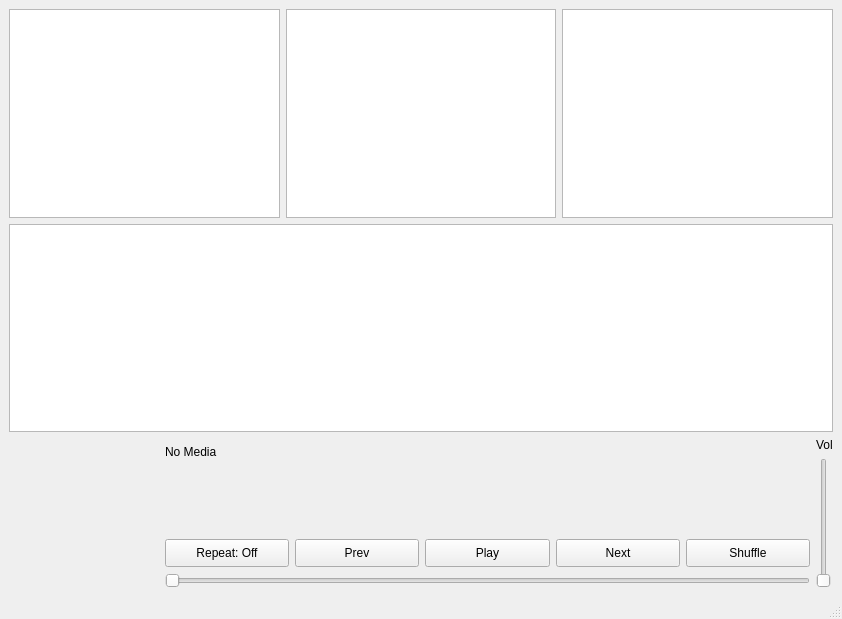
<?xml version="1.0" encoding="UTF-8"?>
<ui version="4.0">
 <class>MainWindow</class>
 <widget class="QMainWindow" name="MainWindow">
  <property name="geometry">
   <rect>
    <x>0</x>
    <y>0</y>
    <width>842</width>
    <height>619</height>
   </rect>
  </property>
  <property name="windowTitle">
   <string>MainWindow</string>
  </property>
  <widget class="QWidget" name="centralwidget">
   <layout class="QGridLayout" name="gridLayout">
    <item row="0" column="1">
     <widget class="QListView" name="Albums">
      <property name="sizePolicy">
       <sizepolicy hsizetype="Expanding" vsizetype="Expanding">
        <horstretch>0</horstretch>
        <verstretch>1</verstretch>
       </sizepolicy>
      </property>
      <property name="contextMenuPolicy">
       <enum>Qt::ContextMenuPolicy::ActionsContextMenu</enum>
      </property>
      <property name="isWrapping" stdset="0">
       <bool>false</bool>
      </property>
      <property name="layoutMode">
       <enum>QListView::LayoutMode::SinglePass</enum>
      </property>
      <property name="uniformItemSizes">
       <bool>false</bool>
      </property>
     </widget>
    </item>
    <item row="0" column="0">
     <widget class="QListView" name="Artists">
      <property name="sizePolicy">
       <sizepolicy hsizetype="Expanding" vsizetype="Expanding">
        <horstretch>0</horstretch>
        <verstretch>1</verstretch>
       </sizepolicy>
      </property>
      <property name="contextMenuPolicy">
       <enum>Qt::ContextMenuPolicy::ActionsContextMenu</enum>
      </property>
      <property name="selectionMode">
       <enum>QAbstractItemView::SelectionMode::SingleSelection</enum>
      </property>
     </widget>
    </item>
    <item row="2" column="0" colspan="3">
     <layout class="QHBoxLayout" name="nowPlaying">
      <property name="leftMargin">
       <number>0</number>
      </property>
      <item>
       <widget class="QLabel" name="infoArt">
        <property name="sizePolicy">
         <sizepolicy hsizetype="Fixed" vsizetype="Fixed">
          <horstretch>0</horstretch>
          <verstretch>0</verstretch>
         </sizepolicy>
        </property>
        <property name="minimumSize">
         <size>
          <width>150</width>
          <height>150</height>
         </size>
        </property>
        <property name="sizeIncrement">
         <size>
          <width>1</width>
          <height>0</height>
         </size>
        </property>
        <property name="text">
         <string/>
        </property>
        <property name="scaledContents">
         <bool>true</bool>
        </property>
       </widget>
      </item>
      <item>
       <layout class="QVBoxLayout" name="infoLabels">
        <item>
         <widget class="QLabel" name="infoTitle">
          <property name="text">
           <string>No Media</string>
          </property>
          <property name="textFormat">
           <enum>Qt::TextFormat::RichText</enum>
          </property>
          <property name="alignment">
           <set>Qt::AlignmentFlag::AlignLeading|Qt::AlignmentFlag::AlignLeft|Qt::AlignmentFlag::AlignVCenter</set>
          </property>
         </widget>
        </item>
        <item>
         <widget class="QLabel" name="infoAlbum">
          <property name="text">
           <string/>
          </property>
          <property name="alignment">
           <set>Qt::AlignmentFlag::AlignLeading|Qt::AlignmentFlag::AlignLeft|Qt::AlignmentFlag::AlignVCenter</set>
          </property>
         </widget>
        </item>
        <item>
         <widget class="QLabel" name="infoArtist">
          <property name="text">
           <string/>
          </property>
          <property name="alignment">
           <set>Qt::AlignmentFlag::AlignLeading|Qt::AlignmentFlag::AlignLeft|Qt::AlignmentFlag::AlignVCenter</set>
          </property>
         </widget>
        </item>
        <item>
         <layout class="QHBoxLayout" name="PlayerControls">
          <property name="topMargin">
           <number>0</number>
          </property>
          <item>
           <widget class="QPushButton" name="repeat">
            <property name="sizePolicy">
             <sizepolicy hsizetype="Minimum" vsizetype="Minimum">
              <horstretch>1</horstretch>
              <verstretch>0</verstretch>
             </sizepolicy>
            </property>
            <property name="styleSheet">
             <string notr="true"/>
            </property>
            <property name="text">
             <string>Repeat: Off</string>
            </property>
            <property name="iconSize">
             <size>
              <width>16</width>
              <height>16</height>
             </size>
            </property>
           </widget>
          </item>
          <item>
           <widget class="QPushButton" name="prevSong">
            <property name="sizePolicy">
             <sizepolicy hsizetype="Minimum" vsizetype="Minimum">
              <horstretch>1</horstretch>
              <verstretch>0</verstretch>
             </sizepolicy>
            </property>
            <property name="text">
             <string>Prev</string>
            </property>
           </widget>
          </item>
          <item>
           <widget class="QPushButton" name="playPause">
            <property name="sizePolicy">
             <sizepolicy hsizetype="Minimum" vsizetype="Minimum">
              <horstretch>1</horstretch>
              <verstretch>0</verstretch>
             </sizepolicy>
            </property>
            <property name="contextMenuPolicy">
             <enum>Qt::ContextMenuPolicy::CustomContextMenu</enum>
            </property>
            <property name="text">
             <string>Play</string>
            </property>
           </widget>
          </item>
          <item>
           <widget class="QPushButton" name="nextSong">
            <property name="sizePolicy">
             <sizepolicy hsizetype="Minimum" vsizetype="Minimum">
              <horstretch>1</horstretch>
              <verstretch>0</verstretch>
             </sizepolicy>
            </property>
            <property name="text">
             <string>Next</string>
            </property>
           </widget>
          </item>
          <item>
           <widget class="QPushButton" name="shuffle">
            <property name="sizePolicy">
             <sizepolicy hsizetype="Minimum" vsizetype="Minimum">
              <horstretch>1</horstretch>
              <verstretch>0</verstretch>
             </sizepolicy>
            </property>
            <property name="text">
             <string>Shuffle</string>
            </property>
           </widget>
          </item>
         </layout>
        </item>
        <item>
         <widget class="QSlider" name="infoProgress">
          <property name="orientation">
           <enum>Qt::Orientation::Horizontal</enum>
          </property>
         </widget>
        </item>
       </layout>
      </item>
      <item>
       <layout class="QVBoxLayout" name="verticalLayout_2">
        <property name="leftMargin">
         <number>0</number>
        </property>
        <item>
         <widget class="QLabel" name="volumeLabel">
          <property name="text">
           <string>Vol</string>
          </property>
         </widget>
        </item>
        <item>
         <widget class="QSlider" name="volumeSlider">
          <property name="orientation">
           <enum>Qt::Orientation::Vertical</enum>
          </property>
         </widget>
        </item>
       </layout>
      </item>
     </layout>
    </item>
    <item row="0" column="2">
     <widget class="QListView" name="Songs">
      <property name="sizePolicy">
       <sizepolicy hsizetype="Expanding" vsizetype="Expanding">
        <horstretch>0</horstretch>
        <verstretch>1</verstretch>
       </sizepolicy>
      </property>
      <property name="contextMenuPolicy">
       <enum>Qt::ContextMenuPolicy::ActionsContextMenu</enum>
      </property>
      <property name="selectionMode">
       <enum>QAbstractItemView::SelectionMode::ExtendedSelection</enum>
      </property>
     </widget>
    </item>
    <item row="1" column="0" colspan="3">
     <widget class="QListView" name="Playlist">
      <property name="sizePolicy">
       <sizepolicy hsizetype="Expanding" vsizetype="Expanding">
        <horstretch>1</horstretch>
        <verstretch>1</verstretch>
       </sizepolicy>
      </property>
      <property name="contextMenuPolicy">
       <enum>Qt::ContextMenuPolicy::ActionsContextMenu</enum>
      </property>
      <property name="editTriggers">
       <set>QAbstractItemView::EditTrigger::NoEditTriggers</set>
      </property>
      <property name="dragEnabled">
       <bool>false</bool>
      </property>
      <property name="dragDropMode">
       <enum>QAbstractItemView::DragDropMode::DragDrop</enum>
      </property>
      <property name="defaultDropAction">
       <enum>Qt::DropAction::MoveAction</enum>
      </property>
      <property name="selectionMode">
       <enum>QAbstractItemView::SelectionMode::ExtendedSelection</enum>
      </property>
      <property name="selectionBehavior">
       <enum>QAbstractItemView::SelectionBehavior::SelectItems</enum>
      </property>
      <property name="selectionRectVisible">
       <bool>false</bool>
      </property>
     </widget>
    </item>
   </layout>
  </widget>
  <widget class="QMenuBar" name="menubar">
   <property name="geometry">
    <rect>
     <x>0</x>
     <y>0</y>
     <width>842</width>
     <height>22</height>
    </rect>
   </property>
  </widget>
  <widget class="QStatusBar" name="statusbar"/>
 </widget>
 <resources/>
 <connections/>
</ui>
